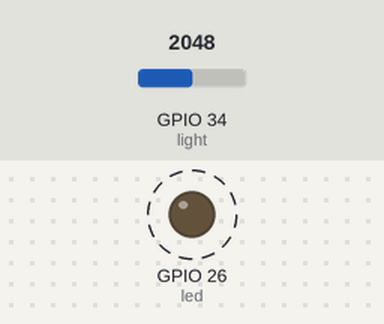
A program run on a simulated ESP32 board running MicroPython. Shown: output pins drawn as LEDs (lit = HIGH). Dashed ring = blinking. The test bench sets the inputs (shaded band); at power-on: GPIO 34 (light) = 2048 (analog values on the 0–4095 scale). What the program prints to the serial console is not drawn.

Above: at 1.2 s.
1.3 s: GPIO 34 (light) set to 2473
4.7 s: GPIO 34 (light) set to 2539
At 5.3 s:
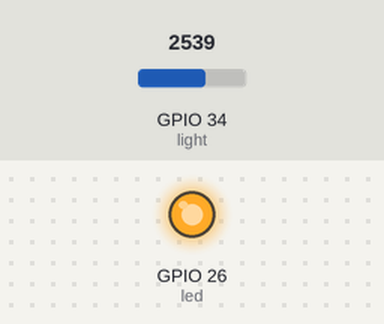
Timing chart, 0 to 7.7 s (numbered marks = the images above; inputs shaded):
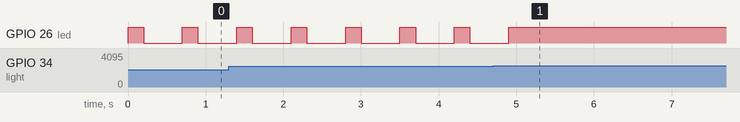

The program:

mission_three_levels.py
```python
from machine import Pin, ADC
import time

light = ADC(Pin(34))
light.atten(ADC.ATTN_11DB)
light.width(ADC.WIDTH_12BIT)
led = Pin(26, Pin.OUT)

while True:
    value = light.read()
    print(value)
    if value > 2500:
        print("어두움")
        led.value(1)
    elif 1000 <= value <= 2500:
        print("보통")
        led.value(1)
        time.sleep(0.2)
        led.value(0)
    else:
        print("밝음")
        led.value(0)
    time.sleep(0.5)
```

Measured:
- the behaviour switches between 2500 and 2501 on GPIO 34 (light) (found by bisection; images 0 and 1)
- after the input at 4.7 s, GPIO 26 (led): goes on until 4.9 s, then stays HIGH
- by itself, GPIO 26 (led): alternates HIGH for 0.20 s and LOW for 0.50 s
